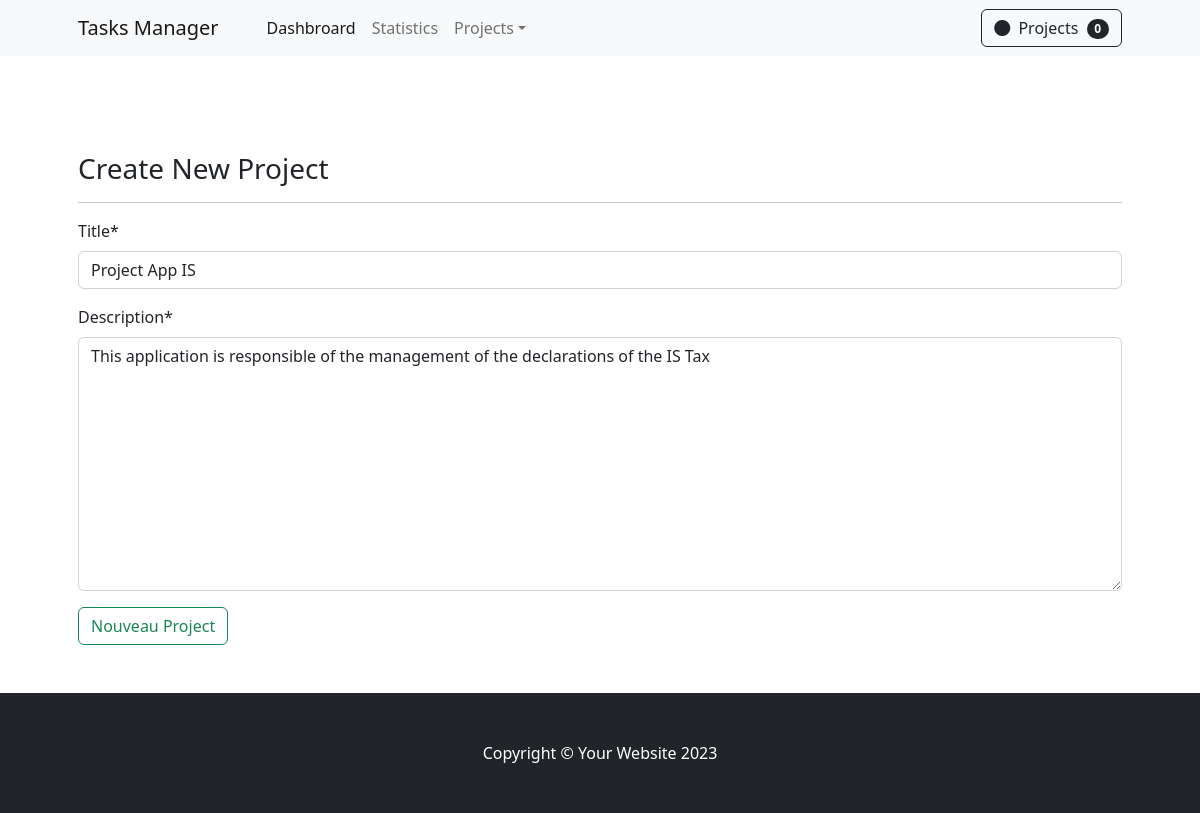
The page /projects/1/update/ on the database its author committed.
### apps/backend/models.py (models this page shows, shortened)
class Project(models.Model):
    title           = models.CharField(max_length=150)
    description     = models.TextField(blank=False)
    phases_nbr      = models.IntegerField(default=0)
    created_at      = models.DateTimeField(default=datetime.now)
    updated_at      = models.DateTimeField(default=datetime.now)
    ongoing         = models.BooleanField(default=False)
    started_at      = models.DateTimeField(default=datetime.now)
    finished        = models.BooleanField(default=False)
    finished_at     = models.DateTimeField(default=datetime.now)

### apps/backend/views/projects.py (the view)
# urls.py: path('projects/<int:pk>/update/', view=ProjectUpdateView.as_view(), name='project-update'),
class ProjectUpdateView(UpdateView):
    model           =   Project
    template_name   =   'projects/project_create.html'
    fields          =   ['title', 'description']
    success_url     =   reverse_lazy('project-list')

### apps/backend/templates/projects/project_create.html (shortened to what this page needs)
{% extends '_base.html' %}
{% load crispy_forms_tags %}
{% load static %}
{% block content %}
    <section class="py-5">
        <div class="container px-4 px-lg-5 mt-5">
            <h3> Create New Project </h3>
            <hr>
            <form  method="POST">
                {{ form|crispy }}
                <button type="submit" class="btn btn-outline-success">Nouveau Project</button>
            </form>
        </div>
    </section>
{% endblock %}

### rows shown on the page
Project: title "Project App IS", description "This application is responsible of the management of the declarations of the IS Tax"

### other values the page prints
{{ object_list|length }} "0"
